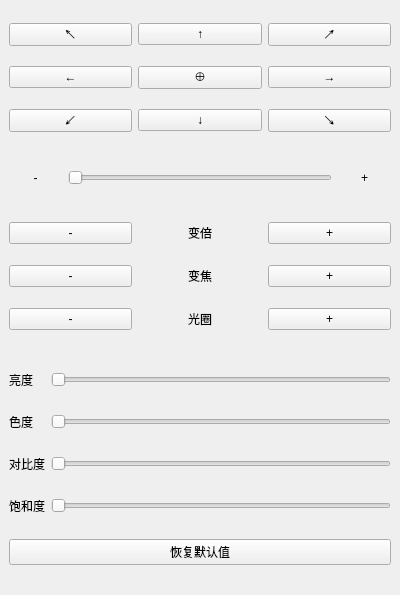
<?xml version="1.0" encoding="UTF-8"?>
<ui version="4.0">
 <class>VideoPanel</class>
 <widget class="QStackedWidget" name="VideoPanel">
  <property name="geometry">
   <rect>
    <x>0</x>
    <y>0</y>
    <width>400</width>
    <height>595</height>
   </rect>
  </property>
  <property name="windowTitle">
   <string>StackedWidget</string>
  </property>
  <property name="currentIndex">
   <number>0</number>
  </property>
  <widget class="QWidget" name="PTZWidget">
   <layout class="QVBoxLayout" name="verticalLayout" stretch="3,1,3,5">
    <item>
     <widget class="QWidget" name="panWidget" native="true">
      <layout class="QGridLayout" name="gridLayout">
       <property name="leftMargin">
        <number>0</number>
       </property>
       <property name="topMargin">
        <number>0</number>
       </property>
       <property name="rightMargin">
        <number>0</number>
       </property>
       <property name="bottomMargin">
        <number>0</number>
       </property>
       <item row="0" column="0">
        <widget class="QPushButton" name="leftupPushButton">
         <property name="text">
          <string>↖</string>
         </property>
        </widget>
       </item>
       <item row="0" column="1">
        <widget class="QPushButton" name="upPushButton">
         <property name="text">
          <string>↑</string>
         </property>
        </widget>
       </item>
       <item row="0" column="2">
        <widget class="QPushButton" name="rightupPushButton">
         <property name="text">
          <string>↗</string>
         </property>
        </widget>
       </item>
       <item row="1" column="0">
        <widget class="QPushButton" name="leftPushButton">
         <property name="text">
          <string>←</string>
         </property>
        </widget>
       </item>
       <item row="1" column="1">
        <widget class="QPushButton" name="circlePushButton">
         <property name="text">
          <string>⊕</string>
         </property>
         <property name="icon">
          <iconset resource="Resources/VideoGui.qrc">
           <normaloff>:/新前缀/test.jpg</normaloff>:/新前缀/test.jpg</iconset>
         </property>
        </widget>
       </item>
       <item row="1" column="2">
        <widget class="QPushButton" name="rightPushButton">
         <property name="text">
          <string>→</string>
         </property>
        </widget>
       </item>
       <item row="2" column="0">
        <widget class="QPushButton" name="leftdownPushButton">
         <property name="text">
          <string>↙</string>
         </property>
        </widget>
       </item>
       <item row="2" column="1">
        <widget class="QPushButton" name="downPushButton">
         <property name="text">
          <string>↓</string>
         </property>
        </widget>
       </item>
       <item row="2" column="2">
        <widget class="QPushButton" name="rightdownPushButton">
         <property name="text">
          <string>↘</string>
         </property>
        </widget>
       </item>
      </layout>
     </widget>
    </item>
    <item>
     <widget class="QWidget" name="speedWidget" native="true">
      <layout class="QHBoxLayout" name="horizontalLayout" stretch="1,5,1">
       <property name="leftMargin">
        <number>0</number>
       </property>
       <property name="topMargin">
        <number>0</number>
       </property>
       <property name="rightMargin">
        <number>0</number>
       </property>
       <property name="bottomMargin">
        <number>0</number>
       </property>
       <item>
        <widget class="QLabel" name="decreaseLabel">
         <property name="text">
          <string>-</string>
         </property>
         <property name="alignment">
          <set>Qt::AlignCenter</set>
         </property>
        </widget>
       </item>
       <item>
        <widget class="QSlider" name="speedHorizontalSlider">
         <property name="orientation">
          <enum>Qt::Horizontal</enum>
         </property>
        </widget>
       </item>
       <item>
        <widget class="QLabel" name="increaseLabel">
         <property name="text">
          <string>+</string>
         </property>
         <property name="alignment">
          <set>Qt::AlignCenter</set>
         </property>
        </widget>
       </item>
      </layout>
     </widget>
    </item>
    <item>
     <widget class="QWidget" name="cameraWidget" native="true">
      <layout class="QGridLayout" name="gridLayout_2">
       <property name="leftMargin">
        <number>0</number>
       </property>
       <property name="topMargin">
        <number>0</number>
       </property>
       <property name="rightMargin">
        <number>0</number>
       </property>
       <property name="bottomMargin">
        <number>0</number>
       </property>
       <item row="0" column="0">
        <widget class="QPushButton" name="tiltDecreasePushButton">
         <property name="text">
          <string>-</string>
         </property>
        </widget>
       </item>
       <item row="0" column="1">
        <widget class="QLabel" name="tiltLabel">
         <property name="text">
          <string>变倍</string>
         </property>
         <property name="alignment">
          <set>Qt::AlignCenter</set>
         </property>
        </widget>
       </item>
       <item row="0" column="2">
        <widget class="QPushButton" name="tiltIncreasePushButton">
         <property name="text">
          <string>+</string>
         </property>
        </widget>
       </item>
       <item row="1" column="0">
        <widget class="QPushButton" name="zoomDecreasePushButton">
         <property name="text">
          <string>-</string>
         </property>
        </widget>
       </item>
       <item row="1" column="1">
        <widget class="QLabel" name="zoomLabel">
         <property name="text">
          <string>变焦</string>
         </property>
         <property name="alignment">
          <set>Qt::AlignCenter</set>
         </property>
        </widget>
       </item>
       <item row="1" column="2">
        <widget class="QPushButton" name="zoomIncreasePushButton">
         <property name="text">
          <string>+</string>
         </property>
        </widget>
       </item>
       <item row="2" column="0">
        <widget class="QPushButton" name="apertureDecreasePushButton">
         <property name="text">
          <string>-</string>
         </property>
        </widget>
       </item>
       <item row="2" column="1">
        <widget class="QLabel" name="apertureLabel">
         <property name="text">
          <string>光圈</string>
         </property>
         <property name="alignment">
          <set>Qt::AlignCenter</set>
         </property>
        </widget>
       </item>
       <item row="2" column="2">
        <widget class="QPushButton" name="apertureIncreasePushButton">
         <property name="text">
          <string>+</string>
         </property>
        </widget>
       </item>
      </layout>
     </widget>
    </item>
    <item>
     <widget class="QWidget" name="colourWidget" native="true">
      <layout class="QGridLayout" name="gridLayout_3">
       <property name="leftMargin">
        <number>0</number>
       </property>
       <property name="topMargin">
        <number>0</number>
       </property>
       <property name="rightMargin">
        <number>0</number>
       </property>
       <property name="bottomMargin">
        <number>0</number>
       </property>
       <item row="0" column="0">
        <widget class="QLabel" name="brightnessLabel">
         <property name="text">
          <string>亮度</string>
         </property>
         <property name="alignment">
          <set>Qt::AlignLeading|Qt::AlignLeft|Qt::AlignVCenter</set>
         </property>
        </widget>
       </item>
       <item row="0" column="1">
        <widget class="QSlider" name="brightnessHorizontalSlider">
         <property name="orientation">
          <enum>Qt::Horizontal</enum>
         </property>
        </widget>
       </item>
       <item row="1" column="0">
        <widget class="QLabel" name="hueLabel">
         <property name="text">
          <string>色度</string>
         </property>
        </widget>
       </item>
       <item row="1" column="1">
        <widget class="QSlider" name="hueHorizontalSlider">
         <property name="orientation">
          <enum>Qt::Horizontal</enum>
         </property>
        </widget>
       </item>
       <item row="2" column="1">
        <widget class="QSlider" name="contrastHorizontalSlider">
         <property name="orientation">
          <enum>Qt::Horizontal</enum>
         </property>
        </widget>
       </item>
       <item row="3" column="1">
        <widget class="QSlider" name="saturationHorizontalSlider">
         <property name="orientation">
          <enum>Qt::Horizontal</enum>
         </property>
        </widget>
       </item>
       <item row="4" column="0" colspan="2">
        <widget class="QPushButton" name="defaultValuePushButton">
         <property name="text">
          <string>恢复默认值</string>
         </property>
        </widget>
       </item>
       <item row="2" column="0">
        <widget class="QLabel" name="contrastLabel">
         <property name="text">
          <string>对比度</string>
         </property>
        </widget>
       </item>
       <item row="3" column="0">
        <widget class="QLabel" name="saturationLabel">
         <property name="text">
          <string>饱和度</string>
         </property>
        </widget>
       </item>
      </layout>
     </widget>
    </item>
   </layout>
  </widget>
  <widget class="QWidget" name="searchWidget">
   <layout class="QVBoxLayout" name="verticalLayout_3" stretch="8,2,10">
    <item>
     <widget class="QCalendarWidget" name="calendarWidget"/>
    </item>
    <item>
     <widget class="QWidget" name="durationWidget" native="true">
      <layout class="QGridLayout" name="gridLayout_4" rowstretch="0,0" columnstretch="1,3">
       <property name="leftMargin">
        <number>0</number>
       </property>
       <property name="topMargin">
        <number>0</number>
       </property>
       <property name="rightMargin">
        <number>0</number>
       </property>
       <property name="bottomMargin">
        <number>0</number>
       </property>
       <item row="0" column="0">
        <widget class="QLabel" name="fromLabel">
         <property name="text">
          <string>从</string>
         </property>
         <property name="alignment">
          <set>Qt::AlignCenter</set>
         </property>
        </widget>
       </item>
       <item row="0" column="1">
        <widget class="QTimeEdit" name="fromTimeEdit">
         <property name="alignment">
          <set>Qt::AlignCenter</set>
         </property>
        </widget>
       </item>
       <item row="1" column="0">
        <widget class="QLabel" name="toLabel">
         <property name="text">
          <string>到</string>
         </property>
         <property name="alignment">
          <set>Qt::AlignCenter</set>
         </property>
        </widget>
       </item>
       <item row="1" column="1">
        <widget class="QTimeEdit" name="toTimeEdit">
         <property name="alignment">
          <set>Qt::AlignCenter</set>
         </property>
         <property name="time">
          <time>
           <hour>23</hour>
           <minute>59</minute>
           <second>59</second>
          </time>
         </property>
        </widget>
       </item>
      </layout>
     </widget>
    </item>
    <item>
     <widget class="QWidget" name="resualtWidget" native="true">
      <layout class="QVBoxLayout" name="verticalLayout_2">
       <property name="leftMargin">
        <number>0</number>
       </property>
       <property name="topMargin">
        <number>0</number>
       </property>
       <property name="rightMargin">
        <number>0</number>
       </property>
       <property name="bottomMargin">
        <number>0</number>
       </property>
       <item>
        <widget class="QPushButton" name="searchPushButton">
         <property name="text">
          <string>查询</string>
         </property>
        </widget>
       </item>
       <item>
        <widget class="QListWidget" name="resualtListWidget"/>
       </item>
      </layout>
     </widget>
    </item>
   </layout>
  </widget>
 </widget>
 <resources>
  <include location="Resources/VideoGui.qrc"/>
 </resources>
 <connections/>
</ui>
